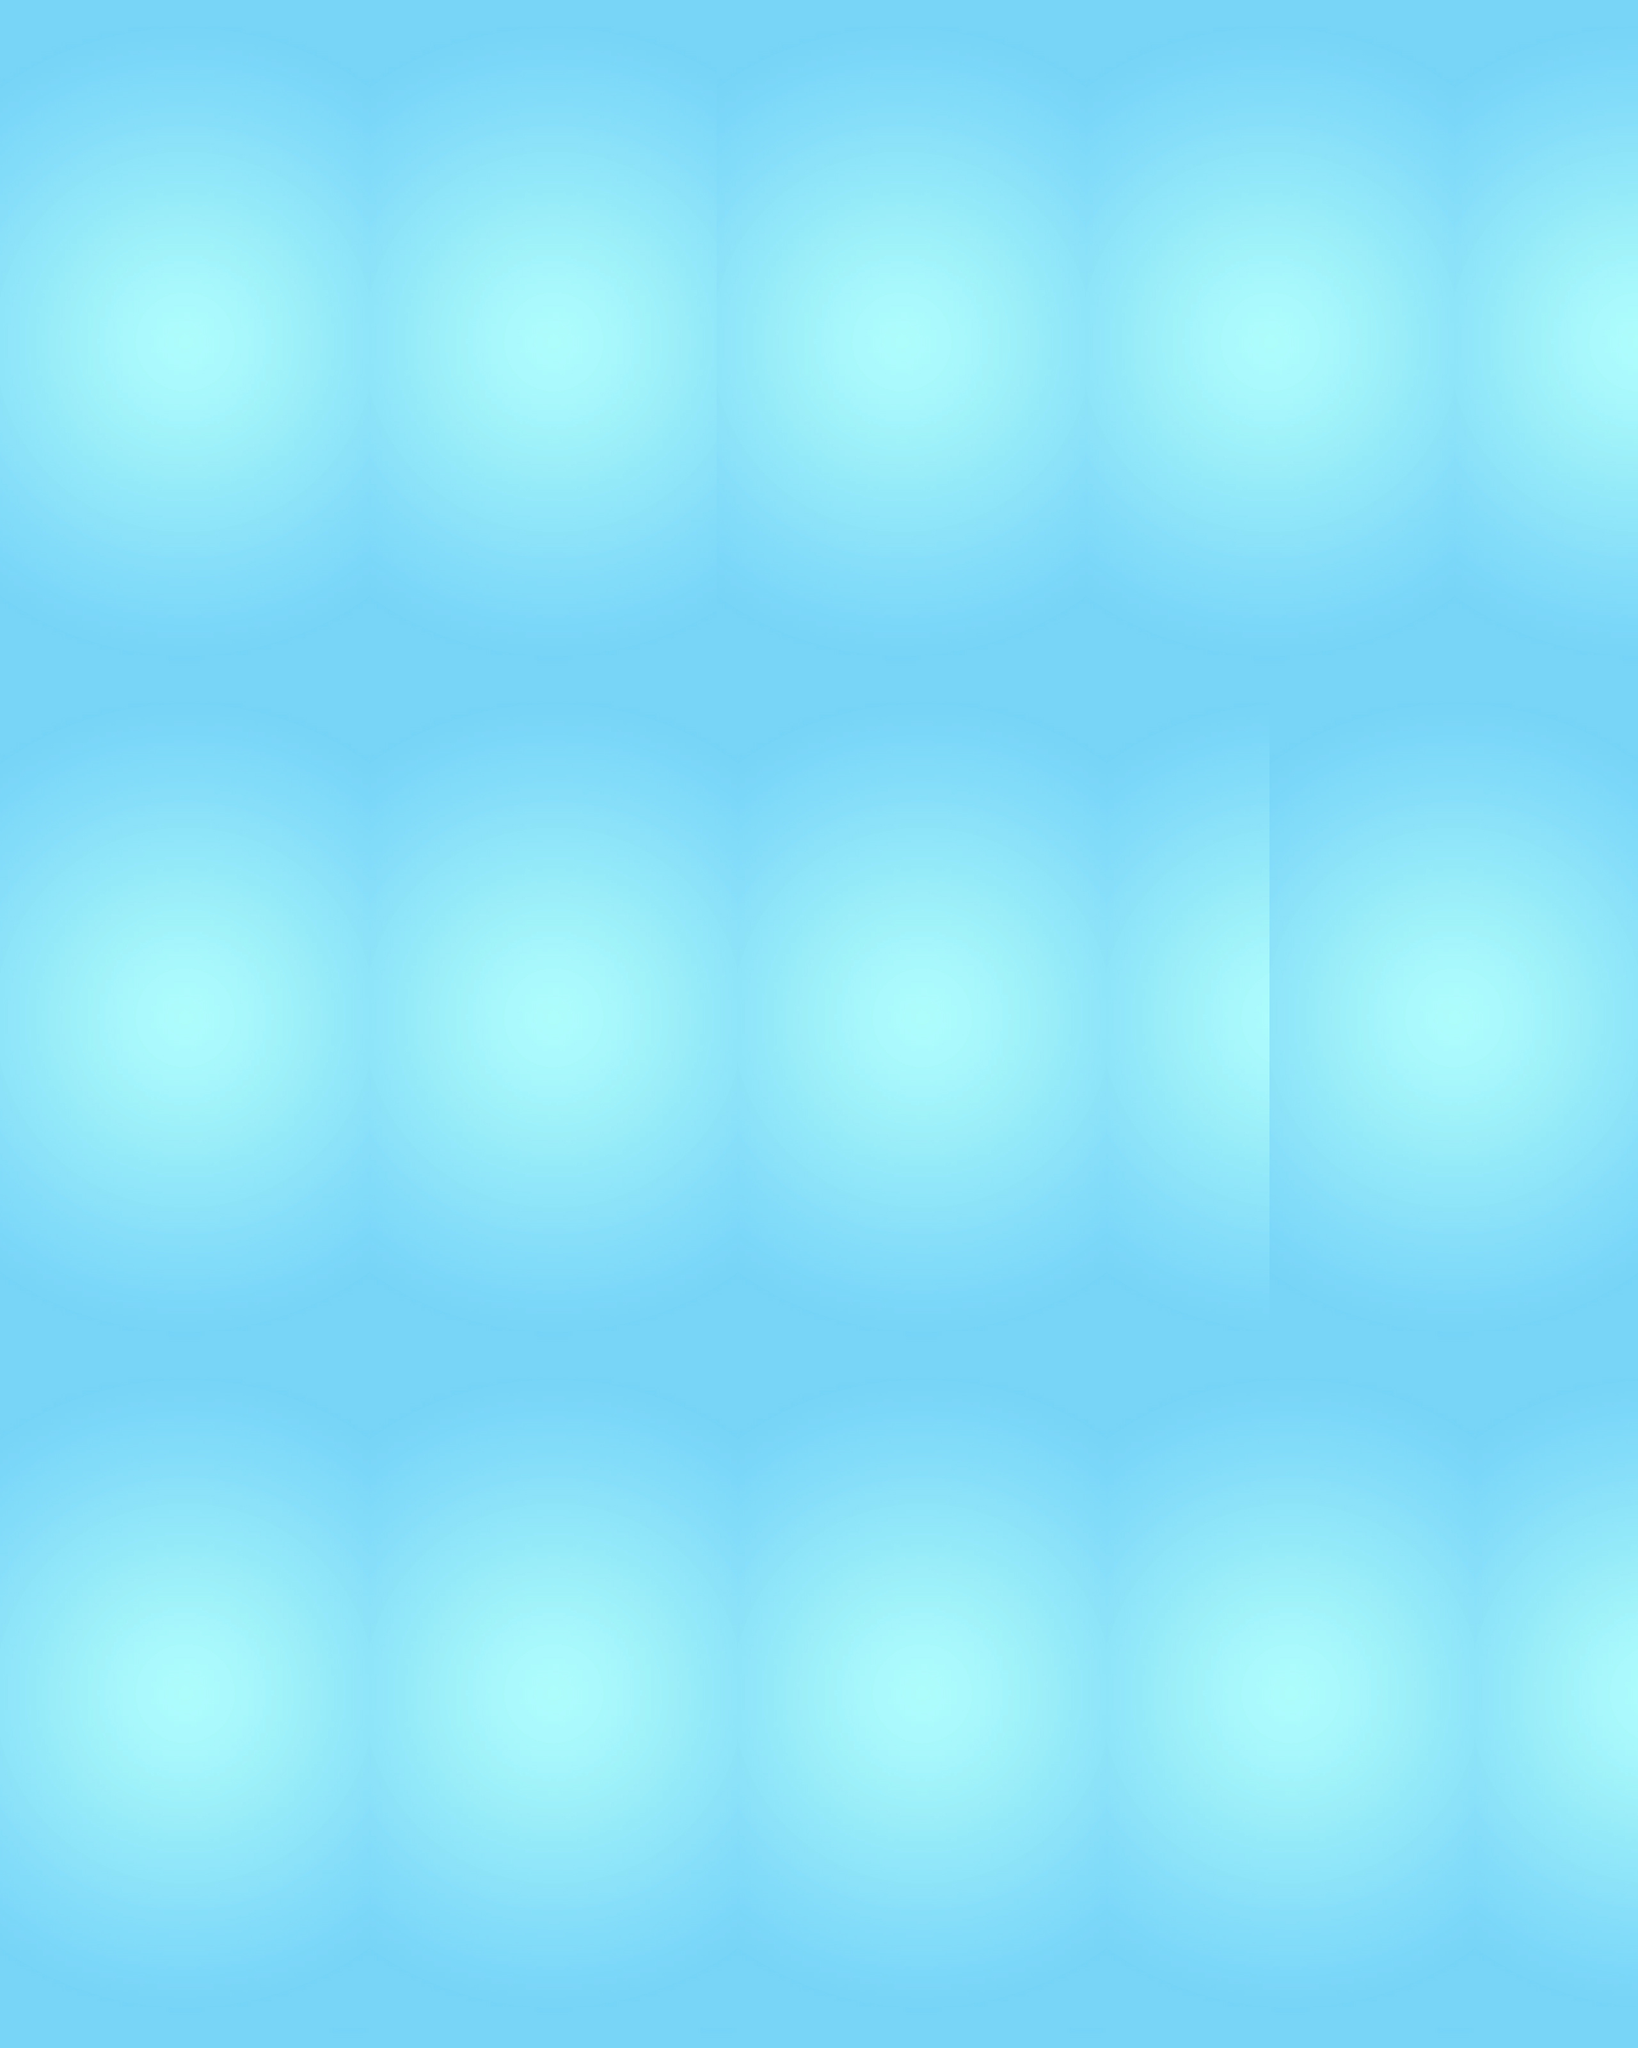

Below is a game level as drawn by its tile map, then a one-line description and the .tmx that defines it (tile-layer data replaced by summaries):
An orthogonal 80x100 tile map with 32x32 px tiles, 1 tile layer (块层 1).

<map version="1.0" tiledversion="1.1.4" orientation="orthogonal" renderorder="left-down" width="80" height="100" tilewidth="32" tileheight="32" infinite="0" nextobjectid="1">
 <tileset firstgid="1" source="BG.tsx" />
 <layer name="块层 1" width="80" height="100">
  <data>[8000 cells, 8000 non-empty, 594 distinct tile ids]</data>
 </layer>
</map>